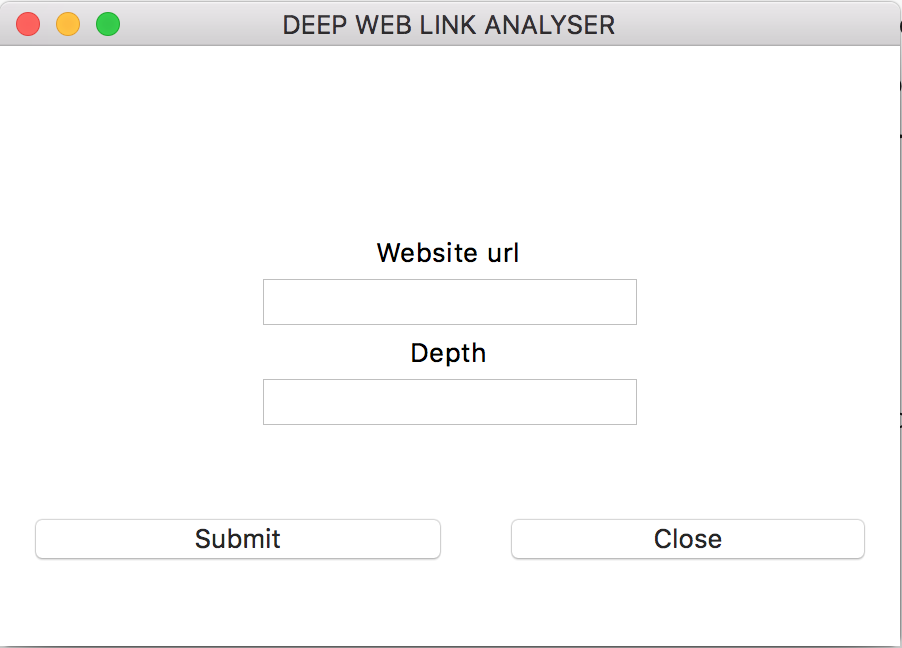

This figure's Python source:
"""Gui script defined to interact with console script."""

import sys
from dataclasses import dataclass
from time import process_time

import matplotlib

import matplotlib.pyplot as plt
import networkx as nx
import tkinter as tk

from main import DeepWebAnalyzer


app = None
link = None
depth_name = None

@dataclass(init=False)
class RenderGui:

    def display(self, web='', depth=1):
        global app, link, depth_name
        app = tk.Tk()
        app.title("DEEP WEB LINK ANALYSER")
        app.geometry('450x300+200+200')

        menubar = tk.Menu(app)
        filemenu = tk.Menu(menubar, tearoff=0)
        filemenu.add_command(label="Quit", command=app.quit)
        menubar.add_cascade(label="File", menu=filemenu)

        helpmenu = tk.Menu(menubar, tearoff=0)
        helpmenu.add_command(label="About Us", command=self._about_project)
        menubar.add_cascade(label="Help", menu=helpmenu)

        app.config(menu=menubar)

        headertext2 = tk.StringVar()
        headertext2.set("")
        label10 = tk.Label(app, textvariable=headertext2, height=1)
        label10.pack()

        headertext = tk.StringVar()
        headertext.set("")
        label0 = tk.Label(app, textvariable=headertext, height=4)
        label0.pack()

        labeltext = tk.StringVar()
        labeltext.set("Website url")
        label1 = tk.Label(app, textvariable=labeltext, height=1)
        label1.pack()

        url = tk.StringVar(None)
        url.set(web)
        link = tk.Entry(app, textvariable=url,)
        link.pack()

        labeltext = tk.StringVar()
        labeltext.set("Depth")
        label1 = tk.Label(app, textvariable=labeltext, height=1)
        label1.pack()

        depthvalue = tk.IntVar(None)
        depthvalue.set(depth)
        depth_name = tk.Entry(app, textvariable=depthvalue, text=depth)
        depth_name.pack()

        submit_btn = tk.Button(app, text="Submit", width=20, command=self._start_gui)
        close_btn = tk.Button(app, text="Close", width=20, command=self._close_gui)

        submit_btn.pack(side=tk.LEFT, padx=15, pady=15)
        close_btn.pack(side=tk.RIGHT, padx=15, pady=15)

        app.mainloop()

    def _visit(self, site, num):
        start = process_time()
        (_ROOT, _DEPTH, _BREADTH) = range(3)
        print(site, num)
        G = nx.Graph()
        crawl = DeepWebAnalyzer(site, num).start()
        if crawl == "Forbidden":
            app_mssg = f"403:Forbidden, not allowed to crawl {site}"
            tk.messagebox.showinfo(app_mssg)
            return

        for child in crawl:
            G.add_node(child)
            if crawl[child]['parent'] != 'root':
                G.add_edge(crawl[child]['parent'], child)

        nx.draw(G, node_size=20, alpha=0.5, node_color="blue", with_labels=True)
        # fig, ax = plt.subplots()
        plt.savefig("node_colormap.png")  # save as png
        time_diff = process_time() - start
        print(f"Total time: {time_diff}")
        plt.show()

    def _about_project(self):
        print("A simple web analysis project")

    def _start_gui(self):
        global app, link, depth_name
        site = link.get()
        num = depth_name.get()

        if site[:7] != "http://" and site[:8] != "https://":
            tk.messagebox.showinfo("Error", "The url is invalid")
            return
        elif int(num) < 1:
            tk.messagebox.showinfo(
                "Error",
                "The depth should be greater than or equal to 1"
            )
            return
        self._visit(site, num)

    def _close_gui(self):
        global app
        app.destroy()

rg = RenderGui()
rg.display()
